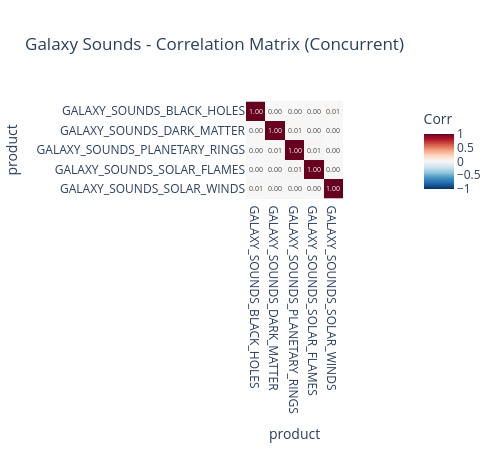
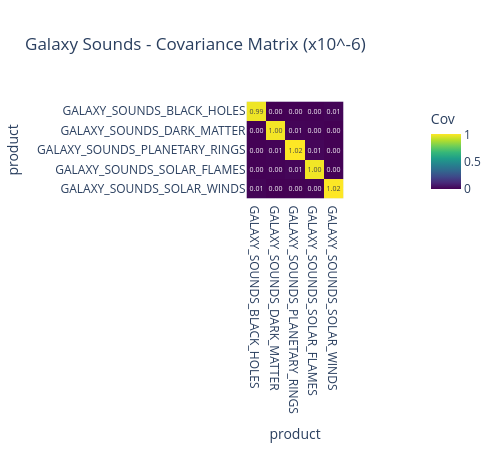
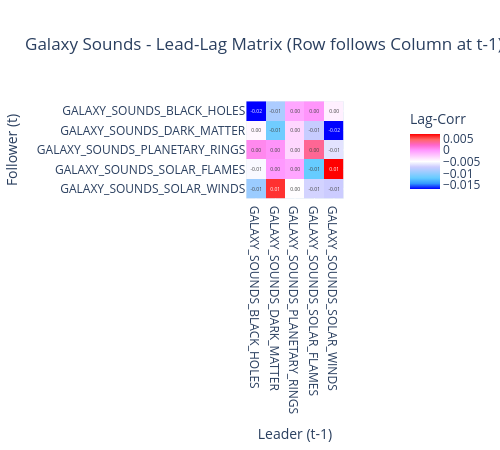
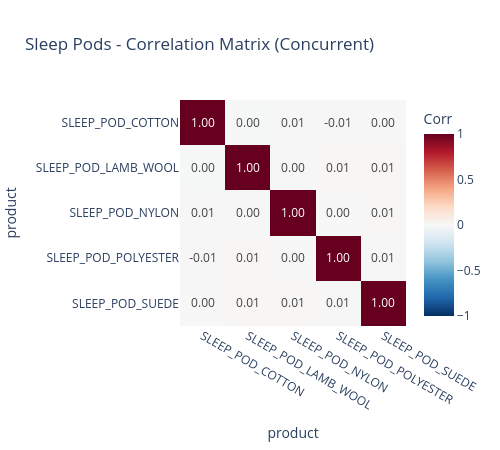

Here is the notebook cell these charts were saved with, in order:
### Code cell
# ── Enhanced Category Engine: Covariance & Lead-Lag Analysis ────────────────

for category, products in CATEGORIES.items():
    # 1. Data Preparation
    cat_df = df_total[df_total['product'].isin(products)].pivot_table(
        index=['day', 'timestamp'], 
        columns='product', 
        values='mid_price'
    ).sort_index()

    cat_returns = cat_df.pct_change().dropna()
    if cat_returns.empty:
        continue

    print(f"\n{'#'*85}")
    print(f" CATEGORY ANALYSIS: {category.upper()}")
    print(f"{'#'*85}")

    # 2. Matrix Calculations
    corr_matrix = cat_returns.corr()
    cov_matrix = cat_returns.cov() * 1e6 # Scaled for visualization clarity
    
    # Lead-Lag Matrix calculation: Corr(Asset_i at t, Asset_j at t-1)
    # Interpretation: If [A, B] is high, B leads A.
    lead_lag_matrix = pd.DataFrame(index=cat_returns.columns, columns=cat_returns.columns)
    for col_leader in cat_returns.columns:
        for row_follower in cat_returns.columns:
            # Correlation between follower return and leader's previous return
            lead_lag_matrix.loc[row_follower, col_leader] = \
                cat_returns[row_follower].corr(cat_returns[col_leader].shift(1))

    # 3. Visualization Suite
    if len(products) > 1:
        # --- Correlation Heatmap ---
        fig_corr = px.imshow(
            corr_matrix, text_auto=".2f", color_continuous_scale='RdBu_r', zmin=-1, zmax=1,
            title=f"{category} - Correlation Matrix (Concurrent)", 
            labels=dict(color="Corr"), width=500, height=450
        )
        fig_corr.show()

        # --- Covariance Heatmap (NEW) ---
        fig_cov = px.imshow(
            cov_matrix, text_auto=".2f", color_continuous_scale='Viridis',
            title=f"{category} - Covariance Matrix (x10^-6)", 
            labels=dict(color="Cov"), width=500, height=450
        )
        fig_cov.show()

        # --- Lead-Lag Heatmap (NEW) ---
        # This addresses the "PEBBLES_XL is lagging" hypothesis
        fig_lag = px.imshow(
            lead_lag_matrix.astype(float), text_auto=".2f", color_continuous_scale='Picnic',
            title=f"{category} - Lead-Lag Matrix (Row follows Column at t-1)",
            labels=dict(x="Leader (t-1)", y="Follower (t)", color="Lag-Corr"),
            width=500, height=450
        )
        fig_lag.show()

    # 4. Ticker Tear Sheet (kept for reference)
    print(f"\n{'Ticker':<30} | {'Vol (Annal)':>10} | {'AutoCorr':>10} | {'Skew':>8} | {'Kurt':>8}")
    print("-" * 85)
    for product in products:
        if product in cat_returns.columns:
            s = cat_returns[product]
            print(f"{product:<30} | {s.std()*1000:>10.2f} | {s.autocorr():>10.3f} | {s.skew():>8.2f} | {s.kurt():>8.2f}")

### Figure 1 — Plotly figure (JSON) as saved in the notebook; plotly's stock layout.template omitted (floating-point values rounded to 4 significant figures)
{"data": [{"coloraxis": "coloraxis", "hovertemplate": "product: %{x}<br>product: %{y}<br>Corr: %{z}<extra></extra>", "name": "0", "texttemplate": "%{z:.2f}", "type": "heatmap", "x": ["GALAXY_SOUNDS_BLACK_HOLES", "GALAXY_SOUNDS_DARK_MATTER", "GALAXY_SOUNDS_PLANETARY_RINGS", "GALAXY_SOUNDS_SOLAR_FLAMES", "GALAXY_SOUNDS_SOLAR_WINDS"], "xaxis": "x", "y": ["GALAXY_SOUNDS_BLACK_HOLES", "GALAXY_SOUNDS_DARK_MATTER", "GALAXY_SOUNDS_PLANETARY_RINGS", "GALAXY_SOUNDS_SOLAR_FLAMES", "GALAXY_SOUNDS_SOLAR_WINDS"], "yaxis": "y", "z": [[1.0, 0.0001161, 0.001215, 0.001937, 0.008942], [0.0001161, 1.0, 0.00744, 0.004496, -0.001318], [0.001215, 0.00744, 1.0, 0.01297, 0.0001576], [0.001937, 0.004496, 0.01297, 1.0, 0.004018], [0.008942, -0.001318, 0.0001576, 0.004018, 1.0]]}], "layout": {"coloraxis": {"cmax": 1, "cmin": -1, "colorbar": {"title": {"text": "Corr"}}, "colorscale": [[0, "rgb(5,48,97)"], [0.1, "rgb(33,102,172)"], [0.2, "rgb(67,147,195)"], [0.3, "rgb(146,197,222)"], [0.4, "rgb(209,229,240)"], [0.5, "rgb(247,247,247)"], [0.6, "rgb(253,219,199)"], [0.7, "rgb(244,165,130)"], [0.8, "rgb(214,96,77)"], [0.9, "rgb(178,24,43)"], [1, "rgb(103,0,31)"]]}, "height": 450, "title": {"text": "Galaxy Sounds - Correlation Matrix (Concurrent)"}, "width": 500, "xaxis": {"anchor": "y", "constrain": "domain", "domain": [0, 1], "scaleanchor": "y", "title": {"text": "product"}}, "yaxis": {"anchor": "x", "autorange": "reversed", "constrain": "domain", "domain": [0, 1], "title": {"text": "product"}}}}

### Figure 2 — Plotly figure (JSON) as saved in the notebook; plotly's stock layout.template omitted (floating-point values rounded to 4 significant figures)
{"data": [{"coloraxis": "coloraxis", "hovertemplate": "product: %{x}<br>product: %{y}<br>Cov: %{z}<extra></extra>", "name": "0", "texttemplate": "%{z:.2f}", "type": "heatmap", "x": ["GALAXY_SOUNDS_BLACK_HOLES", "GALAXY_SOUNDS_DARK_MATTER", "GALAXY_SOUNDS_PLANETARY_RINGS", "GALAXY_SOUNDS_SOLAR_FLAMES", "GALAXY_SOUNDS_SOLAR_WINDS"], "xaxis": "x", "y": ["GALAXY_SOUNDS_BLACK_HOLES", "GALAXY_SOUNDS_DARK_MATTER", "GALAXY_SOUNDS_PLANETARY_RINGS", "GALAXY_SOUNDS_SOLAR_FLAMES", "GALAXY_SOUNDS_SOLAR_WINDS"], "yaxis": "y", "z": [[0.9948, 0.0001159, 0.001223, 0.001931, 0.008996], [0.0001159, 1.003, 0.007518, 0.004501, -0.001331], [0.001223, 0.007518, 1.018, 0.01308, 0.0001604], [0.001931, 0.004501, 0.01308, 0.9992, 0.004051], [0.008996, -0.001331, 0.0001604, 0.004051, 1.017]]}], "layout": {"coloraxis": {"colorbar": {"title": {"text": "Cov"}}, "colorscale": [[0, "#440154"], [0.1111, "#482878"], [0.2222, "#3e4989"], [0.3333, "#31688e"], [0.4444, "#26828e"], [0.5556, "#1f9e89"], [0.6667, "#35b779"], [0.7778, "#6ece58"], [0.8889, "#b5de2b"], [1, "#fde725"]]}, "height": 450, "title": {"text": "Galaxy Sounds - Covariance Matrix (x10^-6)"}, "width": 500, "xaxis": {"anchor": "y", "constrain": "domain", "domain": [0, 1], "scaleanchor": "y", "title": {"text": "product"}}, "yaxis": {"anchor": "x", "autorange": "reversed", "constrain": "domain", "domain": [0, 1], "title": {"text": "product"}}}}

### Figure 3 — Plotly figure (JSON) as saved in the notebook; plotly's stock layout.template omitted (floating-point values rounded to 4 significant figures)
{"data": [{"coloraxis": "coloraxis", "hovertemplate": "Leader (t-1): %{x}<br>Follower (t): %{y}<br>Lag-Corr: %{z}<extra></extra>", "name": "0", "texttemplate": "%{z:.2f}", "type": "heatmap", "x": ["GALAXY_SOUNDS_BLACK_HOLES", "GALAXY_SOUNDS_DARK_MATTER", "GALAXY_SOUNDS_PLANETARY_RINGS", "GALAXY_SOUNDS_SOLAR_FLAMES", "GALAXY_SOUNDS_SOLAR_WINDS"], "xaxis": "x", "y": ["GALAXY_SOUNDS_BLACK_HOLES", "GALAXY_SOUNDS_DARK_MATTER", "GALAXY_SOUNDS_PLANETARY_RINGS", "GALAXY_SOUNDS_SOLAR_FLAMES", "GALAXY_SOUNDS_SOLAR_WINDS"], "yaxis": "y", "z": [[-0.01672, -0.008742, -0.0008512, 5.474e-07, -0.004204], [-0.004559, -0.01155, -0.003014, -0.007491, -0.0167], [0.0006035, 0.0001026, -0.003071, 0.003481, -0.006231], [-0.005171, -0.0001884, -0.0007511, -0.012, 0.006901], [-0.009524, 0.005756, -0.004823, -0.006948, -0.007268]]}], "layout": {"coloraxis": {"colorbar": {"title": {"text": "Lag-Corr"}}, "colorscale": [[0, "rgb(0,0,255)"], [0.1, "rgb(51,153,255)"], [0.2, "rgb(102,204,255)"], [0.3, "rgb(153,204,255)"], [0.4, "rgb(204,204,255)"], [0.5, "rgb(255,255,255)"], [0.6, "rgb(255,204,255)"], [0.7, "rgb(255,153,255)"], [0.8, "rgb(255,102,204)"], [0.9, "rgb(255,102,102)"], [1, "rgb(255,0,0)"]]}, "height": 450, "title": {"text": "Galaxy Sounds - Lead-Lag Matrix (Row follows Column at t-1)"}, "width": 500, "xaxis": {"anchor": "y", "constrain": "domain", "domain": [0, 1], "scaleanchor": "y", "title": {"text": "Leader (t-1)"}}, "yaxis": {"anchor": "x", "autorange": "reversed", "constrain": "domain", "domain": [0, 1], "title": {"text": "Follower (t)"}}}}

### Figure 4 — Plotly figure (JSON) as saved in the notebook; plotly's stock layout.template omitted (floating-point values rounded to 4 significant figures)
{"data": [{"coloraxis": "coloraxis", "hovertemplate": "product: %{x}<br>product: %{y}<br>Corr: %{z}<extra></extra>", "name": "0", "texttemplate": "%{z:.2f}", "type": "heatmap", "x": ["SLEEP_POD_COTTON", "SLEEP_POD_LAMB_WOOL", "SLEEP_POD_NYLON", "SLEEP_POD_POLYESTER", "SLEEP_POD_SUEDE"], "xaxis": "x", "y": ["SLEEP_POD_COTTON", "SLEEP_POD_LAMB_WOOL", "SLEEP_POD_NYLON", "SLEEP_POD_POLYESTER", "SLEEP_POD_SUEDE"], "yaxis": "y", "z": [[1.0, -0.003102, 0.006004, -0.007582, -0.0001656], [-0.003102, 1.0, 0.003783, 0.008979, 0.006483], [0.006004, 0.003783, 1.0, 0.001336, 0.007007], [-0.007582, 0.008979, 0.001336, 1.0, 0.005276], [-0.0001656, 0.006483, 0.007007, 0.005276, 1.0]]}], "layout": {"coloraxis": {"cmax": 1, "cmin": -1, "colorbar": {"title": {"text": "Corr"}}, "colorscale": [[0, "rgb(5,48,97)"], [0.1, "rgb(33,102,172)"], [0.2, "rgb(67,147,195)"], [0.3, "rgb(146,197,222)"], [0.4, "rgb(209,229,240)"], [0.5, "rgb(247,247,247)"], [0.6, "rgb(253,219,199)"], [0.7, "rgb(244,165,130)"], [0.8, "rgb(214,96,77)"], [0.9, "rgb(178,24,43)"], [1, "rgb(103,0,31)"]]}, "height": 450, "title": {"text": "Sleep Pods - Correlation Matrix (Concurrent)"}, "width": 500, "xaxis": {"anchor": "y", "constrain": "domain", "domain": [0, 1], "scaleanchor": "y", "title": {"text": "product"}}, "yaxis": {"anchor": "x", "autorange": "reversed", "constrain": "domain", "domain": [0, 1], "title": {"text": "product"}}}}
